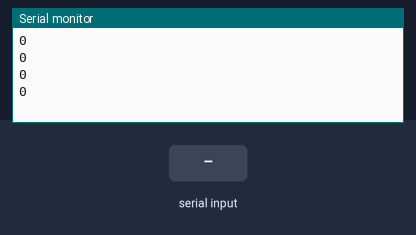
The sketch below on a simulated ESP8266 (NodeMCU). Shown: the last lines printed to the serial monitor. The inputs (shaded band) are chosen by the test bench.

Above: at 1.8 s.
1.9 s: "1\n" received over the second serial link
At 2.4 s:
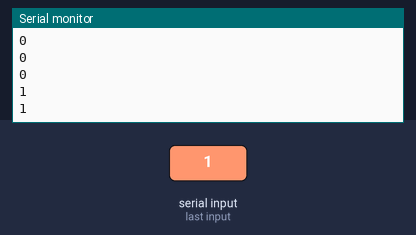
3.4 s: "0\n" received over the second serial link
At 3.9 s:
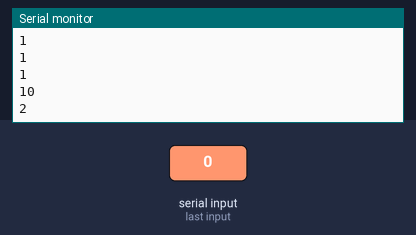
4.9 s: "2\n" received over the second serial link
At 5.4 s:
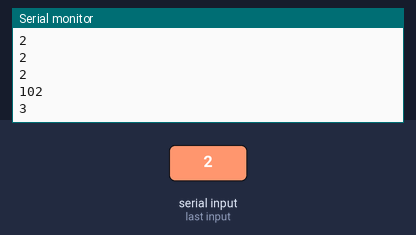
Timing chart, 0 to 7.9 s (numbered marks = the images above; inputs shaded):
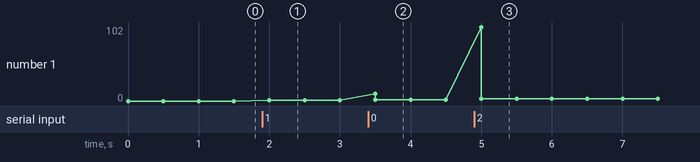

Measured:
- after the input at 1.9 s, the serial monitor: prints a new line after 0.10 s (image 1)
- after the input at 3.4 s, the serial monitor: prints a new line after 0.10 s (image 2)
- after the input at 4.9 s, the serial monitor: prints a new line after 0.10 s (image 3)
- plotted number 1: 0 → 1 after the input at 1.9 s, 1 → 2 after the input at 3.4 s, 2 → 3 after the input at 4.9 s

The sketch:

esp.ino
```cpp
#include <ESP8266WiFi.h>
#include <SoftwareSerial.h>

SoftwareSerial NodeSerial(D5,D6); // RX | TX

static char arr[3][100];
const unsigned int MAX_MSG = 21;

void setup(){
  pinMode(D5, INPUT);
  pinMode(D6, OUTPUT);

  Serial.begin(9600);
  NodeSerial.begin(57600);
}

void loop(){
  static char dataRec[MAX_MSG] = "" ;
  static unsigned int message_pos = 0;

  while (NodeSerial.available() > 0){
    char byteRead = NodeSerial.read();
    if (byteRead != '\n' && (message_pos < MAX_MSG -1)){
      dataRec[message_pos] = byteRead;
      message_pos++;
    }
    else {
//      dataRec[message_pos] = '\0';
      Serial.println(dataRec);
      break;


      // reset
//      message_pos = 0;
    }
  }
  if (dataRec != ""){

    int index = 0;
    arr[0][0] = '\0';
    arr[1][0] = '\0';
    arr[2][0] = '\0';
    int arr_pos = 0;
    Serial.println(message_pos);
    for (int i = 0; i< message_pos; i++){

//      Serial.println(dataRec[i]);
      char delim = '%';
      if (dataRec[i] != delim){
        arr[index][arr_pos] = dataRec[i];
        arr_pos++;
//        Serial.println(dataRec[i]);
      }
      else {
        arr_pos = 0;
//            Serial.print("nyimpen: "); Serial.println(arr[index]);
        if (index < 2){
          index++;
        } else {
          index = 0;
        }
      }
//
      if (index == 2){
        Serial.print("Orang: "); Serial.print(arr[0]); Serial.println("");
        Serial.print("Suhu: "); Serial.print(arr[1]); Serial.println("");
        Serial.print("AC: "); Serial.print(arr[2]); Serial.println("");
      }
//
    }
  }
  delay(500);

}
```
